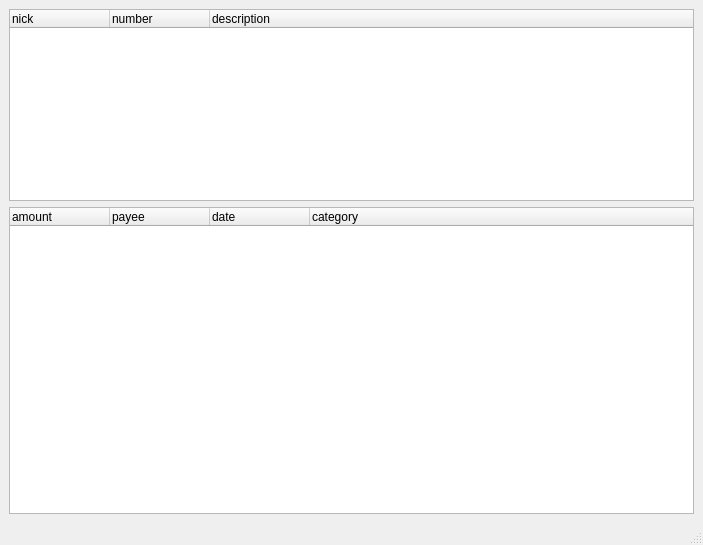
<?xml version="1.0" encoding="UTF-8"?>
<ui version="4.0">
 <class>MainWindow</class>
 <widget class="QMainWindow" name="MainWindow">
  <property name="geometry">
   <rect>
    <x>0</x>
    <y>0</y>
    <width>703</width>
    <height>545</height>
   </rect>
  </property>
  <property name="sizePolicy">
   <sizepolicy hsizetype="Expanding" vsizetype="Preferred">
    <horstretch>0</horstretch>
    <verstretch>0</verstretch>
   </sizepolicy>
  </property>
  <property name="windowTitle">
   <string>Balancer</string>
  </property>
  <widget class="QWidget" name="centralwidget">
   <layout class="QVBoxLayout" name="verticalLayout">
    <item>
     <widget class="QTreeWidget" name="accountsList">
      <property name="sizePolicy">
       <sizepolicy hsizetype="Expanding" vsizetype="Preferred">
        <horstretch>0</horstretch>
        <verstretch>0</verstretch>
       </sizepolicy>
      </property>
      <property name="alternatingRowColors">
       <bool>true</bool>
      </property>
      <property name="selectionBehavior">
       <enum>QAbstractItemView::SelectRows</enum>
      </property>
      <property name="rootIsDecorated">
       <bool>false</bool>
      </property>
      <property name="uniformRowHeights">
       <bool>true</bool>
      </property>
      <property name="allColumnsShowFocus">
       <bool>true</bool>
      </property>
      <column>
       <property name="text">
        <string>nick</string>
       </property>
      </column>
      <column>
       <property name="text">
        <string>number</string>
       </property>
      </column>
      <column>
       <property name="text">
        <string>description</string>
       </property>
      </column>
     </widget>
    </item>
    <item>
     <widget class="QTreeWidget" name="transactionsList">
      <property name="alternatingRowColors">
       <bool>true</bool>
      </property>
      <property name="rootIsDecorated">
       <bool>false</bool>
      </property>
      <property name="uniformRowHeights">
       <bool>true</bool>
      </property>
      <property name="allColumnsShowFocus">
       <bool>true</bool>
      </property>
      <column>
       <property name="text">
        <string>amount</string>
       </property>
      </column>
      <column>
       <property name="text">
        <string>payee</string>
       </property>
      </column>
      <column>
       <property name="text">
        <string>date</string>
       </property>
      </column>
      <column>
       <property name="text">
        <string>category</string>
       </property>
      </column>
     </widget>
    </item>
   </layout>
  </widget>
  <widget class="QMenuBar" name="menubar">
   <property name="geometry">
    <rect>
     <x>0</x>
     <y>0</y>
     <width>703</width>
     <height>25</height>
    </rect>
   </property>
  </widget>
  <widget class="QStatusBar" name="statusbar"/>
 </widget>
 <resources/>
 <connections/>
</ui>
